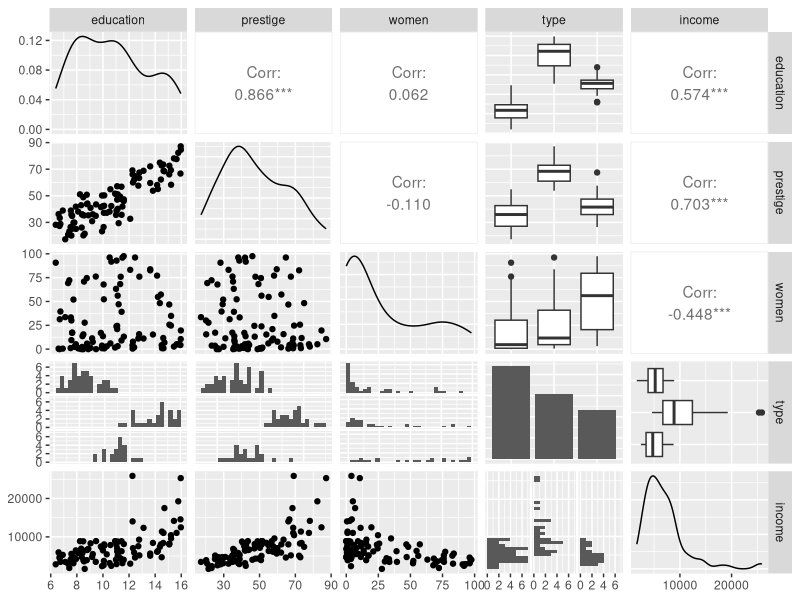
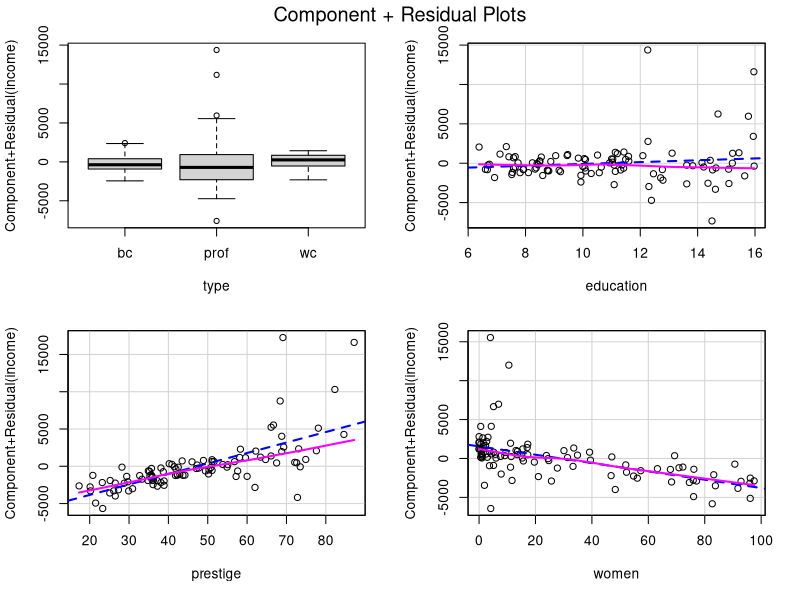
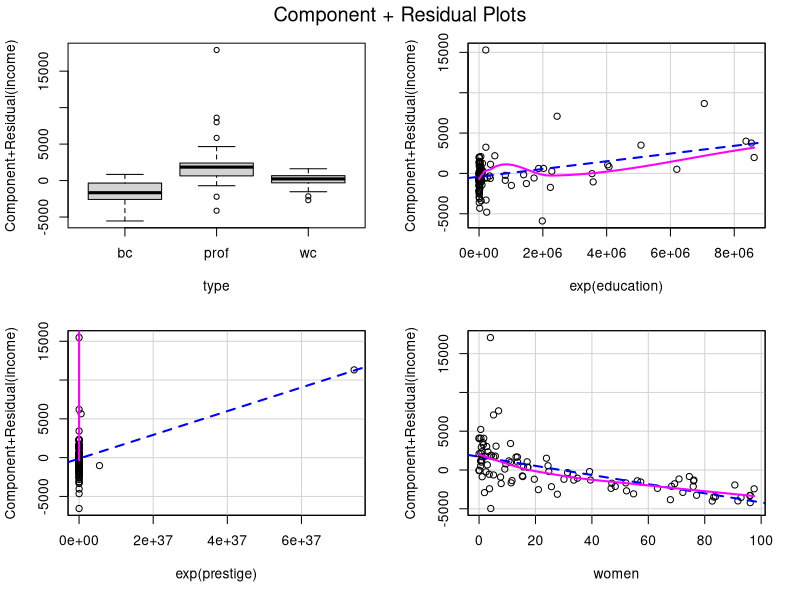
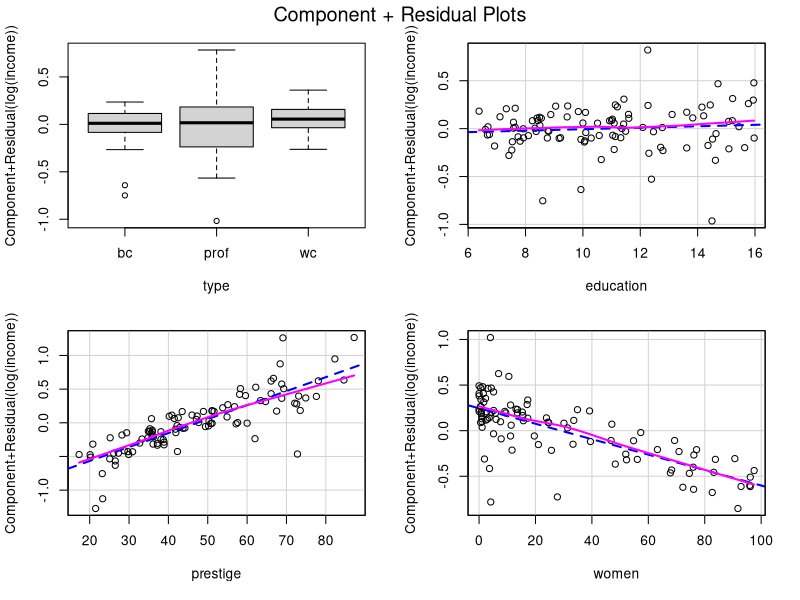

Reproduce these figures in R, in order.
## ---- chunk 1
library(spdep)
library(dplyr)
library(ggplot2)
library(GGally)
library(car)
data(Prestige)
## ---- chunk 2
ggpairs(Prestige %>% filter(!is.na(type)) %>% select(education, prestige, women, type, income))
## ---- chunk 3
reg0 <- lm(income ~ type + education + prestige + women, data=Prestige)
summary(reg0)
## ---- chunk 4
crPlots(reg0)
## ---- chunk 5
reg1 <- lm(income ~ type + exp(education) + exp(prestige) + women, data=Prestige)
summary(reg1)
crPlots(reg1)
## ---- chunk 6
reg2 <- lm(log(income) ~ type + education + prestige + women, data=Prestige)
summary(reg2)
crPlots(reg2)
